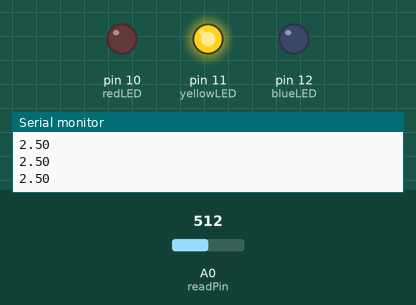
The sketch below on a simulated Arduino Uno, built with avr-gcc and run on an emulated ATmega328P. On the bench: output pins drawn as LEDs (lit = HIGH), the last lines printed to the serial monitor. The test bench sets the inputs (shaded band); at power-on: A0 (readPin) = 512.

Above: at 1.2 s.
1.3 s: A0 (readPin) set to 419
2.8 s: A0 (readPin) set to 399
At 3.3 s:
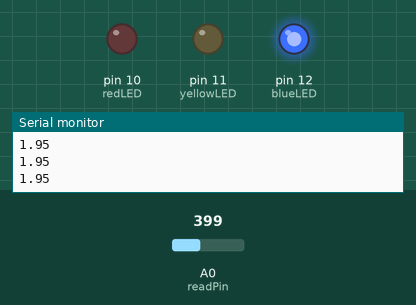
4.3 s: A0 (readPin) set to 900
At 4.7 s:
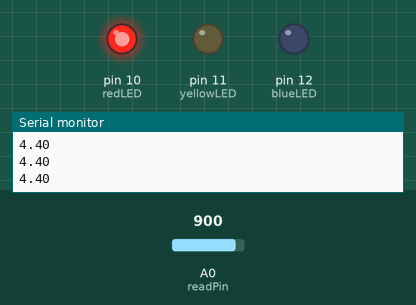
5.8 s: A0 (readPin) set to 835
7.3 s: A0 (readPin) set to 803
At 8.5 s:
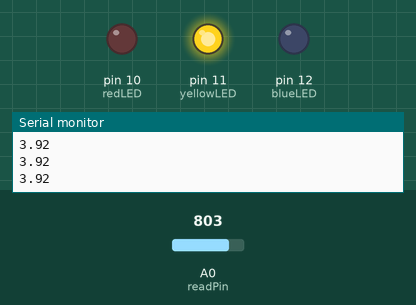
8.8 s: A0 (readPin) set to 1023
At 10.2 s:
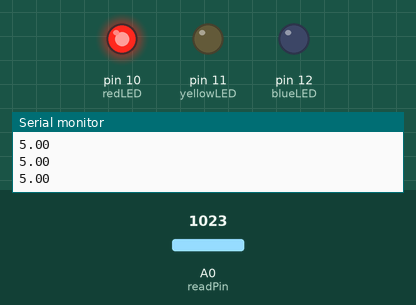
Timing chart, 0 to 11.3 s (numbered marks = the images above; inputs shaded):
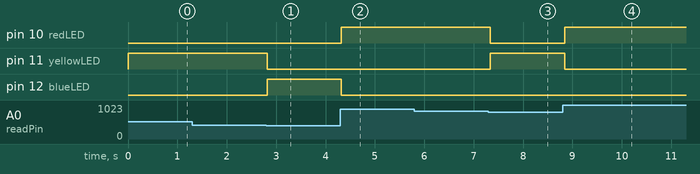

The sketch:

3_potenciometro.ino
```cpp
// Encendido de tres LEDs de forma condicional usando un potenciometro

int readPin = A0;
int blueLED = 12;
int yellowLED = 11;
int redLED = 10;
int readVoltage;
float realVoltage;
int delayTime = 100;

void setup() {
  pinMode(readPin, INPUT);
  pinMode(blueLED, OUTPUT);
  pinMode(yellowLED, OUTPUT);
  pinMode(redLED, OUTPUT);
  Serial.begin(9600);
}

void loop() {
  readVoltage = analogRead(readPin);
  realVoltage = (5./1023.) * readVoltage;
  Serial.println(realVoltage);

  if (realVoltage < 2) {
    digitalWrite(yellowLED, LOW);
    digitalWrite(redLED, LOW);
    digitalWrite(blueLED, HIGH);
    // Se usa 2.05 en vez de 5 porque cuando el potenciometro da una lectura de 2, el voltaje esta oscilando alrededor de los 2V, por encima y por debajo, y los
    // leds azul y amarillo se encendían de forma alterna. Con el pequeño margen de 0,05V se evita ese comportamiento.
  } else if (realVoltage > 2.05 && realVoltage < 4) {
    digitalWrite(blueLED, LOW);
    digitalWrite(redLED, LOW);
    digitalWrite(yellowLED, HIGH);
  } else if (realVoltage >= 4) {
    digitalWrite(blueLED, LOW);
    digitalWrite(yellowLED, LOW);
    digitalWrite(redLED, HIGH);
  }

  delay(delayTime);
}
```

Measured:
- the behaviour switches between 410 and 409 on A0 (readPin) (found by bisection; images 0 and 1)
- the behaviour switches between 819 and 818 on A0 (readPin) (found by bisection; images 2 and 3)
- after the input at 2.8 s, pin 11 (yellowLED): HIGH → LOW at once; pin 12 (blueLED): LOW → HIGH at once
- after the input at 4.3 s, pin 10 (redLED): LOW → HIGH at once; pin 12 (blueLED): HIGH → LOW at once
- after the input at 7.3 s, pin 10 (redLED): HIGH → LOW at once; pin 11 (yellowLED): LOW → HIGH at once
- after the input at 8.8 s, pin 10 (redLED): LOW → HIGH after 0.05 s; pin 11 (yellowLED): HIGH → LOW after 0.05 s
